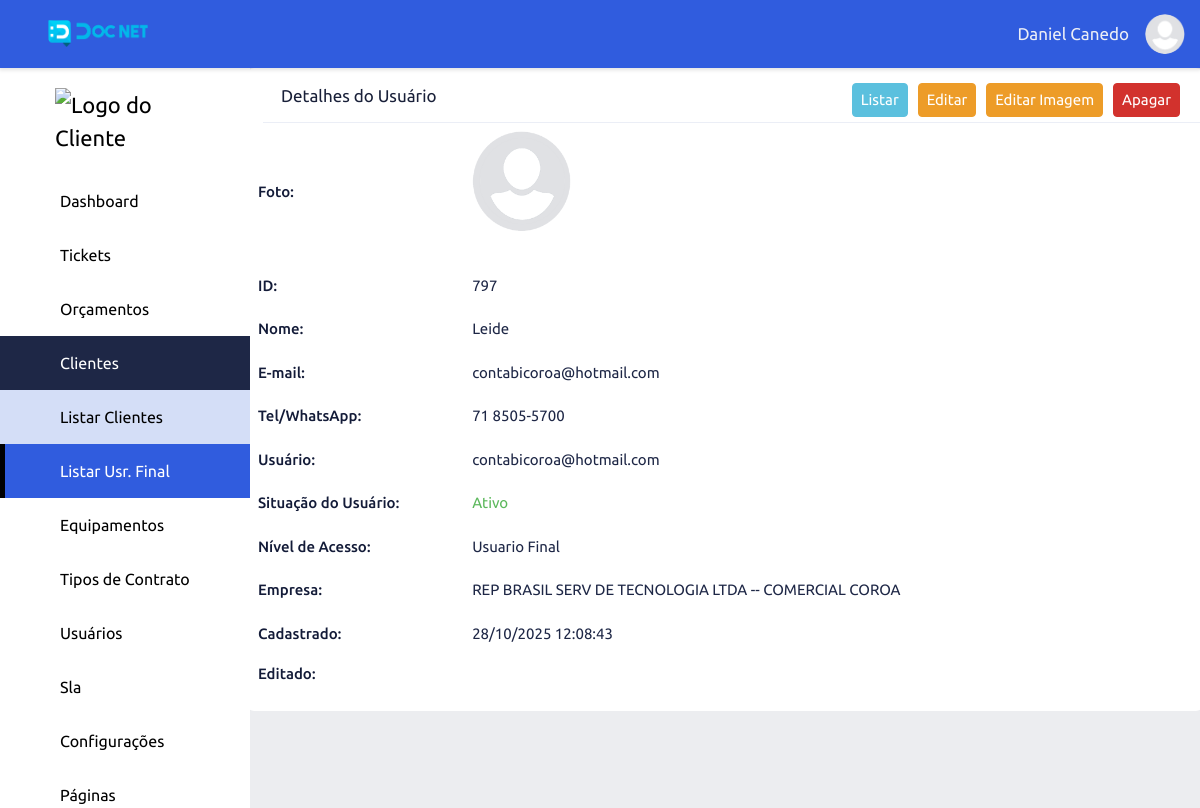
The page /view-users-final/index/797 (signed in) on the database its author committed.
### tables this page shows
CREATE TABLE `adms_levels_pages` (
  `id` int NOT NULL,
  `permission` int NOT NULL DEFAULT '2',
  `order_level_page` int NOT NULL,
  `print_menu` int NOT NULL DEFAULT '2' COMMENT '1 - Apresentar no menu, 2 - Não apresentar no menu',
  `dropdown` int NOT NULL DEFAULT '2' COMMENT '1 - Dropdow , 2 - não dropdow',
  `adms_access_level_id` int NOT NULL,
  `adms_page_id` int NOT NULL,
  `adms_items_menu_id` int NOT NULL DEFAULT '1',
  `created` datetime NOT NULL,
  `modified` datetime DEFAULT NULL
);

CREATE TABLE `adms_pages` (
  `id` int NOT NULL,
  `controller` varchar(220) NOT NULL,
  `metodo` varchar(220) NOT NULL,
  `menu_controller` varchar(220) NOT NULL,
  `menu_metodo` varchar(220) NOT NULL,
  `name_page` varchar(220) NOT NULL,
  `publish` int NOT NULL DEFAULT '2',
  `icon` varchar(45) DEFAULT NULL,
  `obs` text,
  `adms_sits_pgs_id` int NOT NULL DEFAULT '2',
  `adms_types_pgs_id` int NOT NULL,
  `adms_groups_pgs_id` int NOT NULL,
  `created` datetime NOT NULL,
  `modified` datetime DEFAULT NULL
);

CREATE TABLE `adms_items_menus` (
  `id` int NOT NULL,
  `name` varchar(220) NOT NULL,
  `icon` varchar(45) NOT NULL,
  `order_item_menu` int NOT NULL,
  `created` datetime NOT NULL,
  `modified` datetime DEFAULT NULL
);

CREATE TABLE `adms_users_final` (
  `id` int NOT NULL,
  `name` varchar(220) NOT NULL,
  `nickname` varchar(44) DEFAULT NULL,
  `tel_1` varchar(220) DEFAULT NULL,
  `email` varchar(220) NOT NULL,
  `user` varchar(220) NOT NULL,
  `password` varchar(220) NOT NULL,
  `recover_password` varchar(220) DEFAULT NULL,
  `conf_email` varchar(220) DEFAULT NULL,
  `image` varchar(220) DEFAULT NULL,
  `adms_sits_user_id` int NOT NULL DEFAULT '1',
  `adms_access_level_id` int DEFAULT '14',
  `empresa_id` int NOT NULL,
  `cliente_id` int NOT NULL,
  `created` datetime NOT NULL,
  `modified` datetime DEFAULT NULL
);

CREATE TABLE `adms_sits_users` (
  `id` int NOT NULL,
  `name` varchar(44) NOT NULL,
  `adms_color_id` int NOT NULL,
  `created` datetime NOT NULL,
  `modified` datetime DEFAULT NULL
);

CREATE TABLE `adms_access_levels` (
  `id` int NOT NULL,
  `name` varchar(45) NOT NULL,
  `order_levels` int NOT NULL,
  `created` datetime NOT NULL,
  `modified` datetime DEFAULT NULL
);

CREATE TABLE `adms_emp_principal` (
  `id` int NOT NULL,
  `razao_social` varchar(220) DEFAULT NULL,
  `nome_fantasia` varchar(220) DEFAULT NULL,
  `cnpj` varchar(220) NOT NULL,
  `cep` varchar(8) DEFAULT NULL,
  `logradouro` varchar(220) DEFAULT NULL,
  `bairro` varchar(220) DEFAULT NULL,
  `cidade` varchar(220) DEFAULT NULL,
  `uf` varchar(45) DEFAULT NULL,
  `contato` varchar(220) DEFAULT NULL,
  `telefone` varchar(220) DEFAULT NULL,
  `email` varchar(220) DEFAULT NULL,
  `situacao` int NOT NULL DEFAULT '1',
  `logo` varchar(110) DEFAULT NULL,
  `base_dados` varchar(220) DEFAULT NULL,
  `created` datetime NOT NULL,
  `modified` datetime DEFAULT NULL
);

CREATE TABLE `adms_clientes` (
  `id` int NOT NULL,
  `razao_social` varchar(220) NOT NULL,
  `nome_fantasia` varchar(220) NOT NULL,
  `cnpjcpf` varchar(220) NOT NULL,
  `cep` varchar(15) NOT NULL,
  `logradouro` varchar(220) NOT NULL,
  `bairro` varchar(220) NOT NULL,
  `cidade` varchar(220) NOT NULL,
  `uf` varchar(45) NOT NULL,
  `situacao` int NOT NULL,
  `empresa` int NOT NULL,
  `logo` varchar(220) DEFAULT NULL,
  `created` datetime NOT NULL,
  `modified` datetime DEFAULT NULL
);

### app/adms/Views/users/viewUserFinal.php (the view, shortened to what the rows shown need)
<div class="wrapper">
    <div class="row">
        <div class="content-adm">
            <?php
            if (!empty($this->data['viewUserFinal'])) {
                extract($this->data['viewUserFinal'][0]);
            ?>
                <div class="view-det-adm">
                    <span class="view-adm-title">Foto: </span>
                    <span class="view-adm-info">
                        <?php
                        if ((!empty($image)) and (file_exists("app/adms/assets/image/usersfinal/$id/$image"))) {
                            echo "<img src='" . URLADM . "app/adms/assets/image/usersfinal/$id/$image' width='100' height='100'><br><br>";
                        } else {
                            echo "<img src='" . URLADM . "app/adms/assets/image/usersfinal/icon_user.png' width='100' height='100'><br><br>";
                        }
                        ?>
                    </span>
                </div>
                <div class="view-det-adm">
                    <span class="view-adm-title">ID: </span>
                    <span class="view-adm-info"><?php echo $id; ?></span>
                </div>
                <div class="view-det-adm">
                    <span class="view-adm-title">Nome: </span>
                    <span class="view-adm-info"><?php echo $name_usr_final; ?></span>
                </div>
                <div class="view-det-adm">
                    <span class="view-adm-title">E-mail: </span>
                    <span class="view-adm-info"><?php echo $email_usr_final; ?></span>
                </div>
                <div class="view-det-adm">
                    <span class="view-adm-title">Tel/WhatsApp: </span>
                    <span class="view-adm-info"><?php echo $tel_1_usr_final; ?></span>
                </div>
                <div class="view-det-adm">
                    <span class="view-adm-title">Usuário: </span>
                    <span class="view-adm-info"><?php echo $user_usr_final; ?></span>
                </div>
                <div class="view-det-adm">
                    <span class="view-adm-title">Situação do Usuário: </span>
                    <span class="view-adm-info">
                        <?php echo "<span style='color: $color_col;'>$name_sit</span>"; ?>
                    </span>
                </div>
                <div class="view-det-adm">
                    <span class="view-adm-title">Nível de Acesso: </span>
                    <span class="view-adm-info"><?php echo  $name_lev; ?></span>
                </div>
                <div class="view-det-adm">
                    <span class="view-adm-title">Empresa: </span>
                    <span class="view-adm-info"><?php echo  $razao_social_emp . " -- " . $nome_fantasia_clie; ?></span>
                </div>
                <div class="view-det-adm">
                    <span class="view-adm-title">Cadastrado: </span>
                    <span class="view-adm-info"><?php echo date('d/m/Y H:i:s', strtotime($created_usr_final)); ?></span>
                </div>
                <div class="view-det-adm">
                    <span class="view-adm-title">Editado: </span>
                    <span class="view-adm-info">
                    </span>
                </div>
            <?php
            }
            ?>
        </div>
    </div>
</div>

### app/adms/Views/include/menu.php (shortened to what the rows shown need)
<?php
$sidebar_active = "";
if (isset($this->data['sidebarActive'])) {
    $sidebar_active = $this->data['sidebarActive'];
}
?>
<div class="content">
    <div class="sidebar">
    <div class="logo-adm">
        <?php
        if(!empty ($_SESSION['set_clie'])){
            echo "<img src='" . URLADM . "app/adms/assets/image/logo/clientes/". $_SESSION['emp_user']."/{$_SESSION['logo_emp_prin']}' width='140' alt='Logo do Cliente'>";
        } else{
            echo "<img src='" . URLADM . "app/adms/assets/image/logo/clientes/icon_user.png' width='140' alt='Logo do Cliente'>";
        }
        ?>
    </div>
        <?php
        if ((isset($this->data['menu'])) and ($this->data['menu'])) {
            $count_drop_start = 0;
            $count_drop_end = 0;
            foreach ($this->data['menu'] as $item_menu) {
                extract($item_menu);
                $active_item_menu = "";
                if ($sidebar_active == $menu_controller) {
                    $active_item_menu = "active";
                }
                if ($dropdown == 1) {
                    if ($count_drop_start != $id_itm_men) {
                        if (($count_drop_end == 1) and ($count_drop_start != 0)) {
                            echo "</div>";
                            $count_drop_end = 0;
                        }
                        echo "<button class='dropdown-btn btn-active$id_itm_men'>";
                        echo "<i class='icon $icon_itm_men'></i><span>$name_itm_men</span><i class='fa-solid fa-caret-down'></i>";
                        echo "</button>";
                        echo "<div class='dropdown-container cont-active$id_itm_men'>";
                    }
                    echo "<a href='" . URLADM . "$menu_controller/$menu_metodo' class='sidebar-nav active$id_itm_men $active_item_menu'><i class='icon $icon'></i><span></span>$name_page</a>";
                    $count_drop_start = $id_itm_men;
                    $count_drop_end = 1;
                } else {
                    if ($count_drop_end == 1) {
                        echo "</div>";
                        $count_drop_end = 0;
                    }
                    echo "<a href='" . URLADM . "$menu_controller/$menu_metodo' class='sidebar-nav $active_item_menu'><i class='icon $icon'></i><span></span>$name_page</a>";
                }
            }
        }
        ?>
    </div>

### rows shown on the page
adms_levels_pages: adms_page.name_page "Dashboard"
adms_levels_pages: adms_items_menu.name "Tickets"
adms_levels_pages: adms_items_menu.name "Orçamentos"
adms_levels_pages: adms_items_menu.name "Clientes", adms_page.name_page "Listar Clientes"
adms_levels_pages: adms_page.name_page "Listar Usr. Final"
adms_levels_pages: adms_items_menu.name "Equipamentos"
adms_levels_pages: adms_items_menu.name "Tipos de Contrato"
adms_levels_pages: adms_items_menu.name "Usuários"
adms_levels_pages: adms_items_menu.name "Sla"
adms_levels_pages: adms_items_menu.name "Configurações"
adms_levels_pages: adms_items_menu.name "Páginas"
adms_users_final: id "797", name "Leide", email "contabicoroa@hotmail.com", tel_1 "71 8505-5700", user "contabicoroa@hotmail.com", adms_sits_user.name "Ativo", adms_access_level.name "Usuario Final", empresa.razao_social "REP BRASIL SERV DE TECNOLOGIA LTDA", cliente.nome_fantasia "COMERCIAL COROA", created "28/10/2025 12:08:43"

### other values the page prints
$_SESSION['user_nickname'] "Daniel Canedo"
